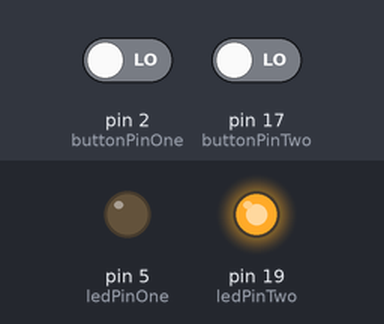
This sketch was run on a simulated Arduino Uno, built with avr-gcc and run on an emulated ATmega328P. Parts: output pins drawn as LEDs (lit = HIGH). Inputs (shaded band) come from the test bench; at power-on: pin 2 (buttonPinOne) LOW, pin 17 (buttonPinTwo) LOW.

Above: at 1.2 s.
1.3 s: pin 2 (buttonPinOne) driven HIGH and pin 17 (buttonPinTwo) driven HIGH
At 2.4 s:
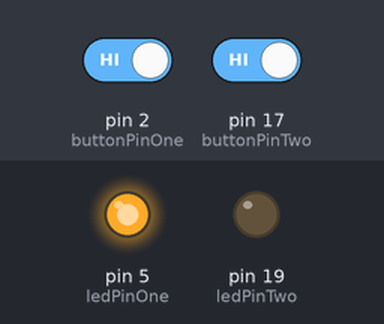
2.8 s: pin 2 (buttonPinOne) driven LOW
At 3.6 s:
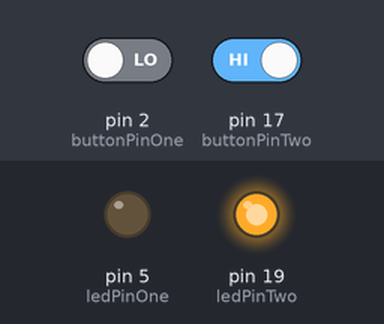
4.3 s: pin 2 (buttonPinOne) driven HIGH
At 4.7 s:
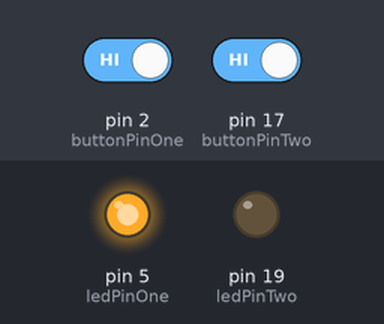
Timing chart, 0 to 7.3 s (numbered marks = the images above; inputs shaded):
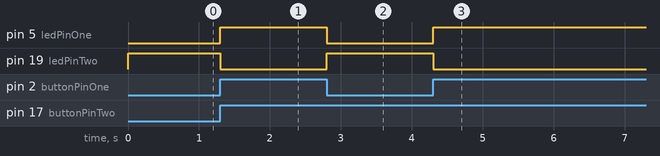

The sketch:

sketch_jan30a.ino
```cpp
const int buttonPinOne = 2;  // the number of the pushbutton pin
const int ledPinOne =  5;    // the number of the LED pin
int buttonStateOne = 0;      // variable for reading the pushbutton

const int buttonPinTwo = 17;  // the number of the pushbutton pin
const int ledPinTwo =  19;    // the number of the LED pin
int buttonStateTwo = 0;

void setup() {
  // initialize the LED pin as an output:
  pinMode(ledPinOne, OUTPUT);
  // initialize the pushbutton pin as an input:
  pinMode(buttonPinOne, INPUT);

  // initialize the LED pin as an output:
  pinMode(ledPinTwo, OUTPUT);
  // initialize the pushbutton pin as an input:
  pinMode(buttonPinTwo, INPUT);
}
void loop() {
  // read the state of the pushbutton value:
  buttonStateOne = digitalRead(buttonPinOne);
  buttonStateTwo = digitalRead(buttonPinTwo);
  if (buttonStateOne == HIGH && buttonStateTwo==HIGH) {
    // turn green LED on:
    digitalWrite(ledPinTwo, LOW);
    digitalWrite(ledPinOne, HIGH);
  } else {
    // turn red LED on:
    digitalWrite(ledPinOne, LOW);
    digitalWrite(ledPinTwo, HIGH);
  }
}
```

Measured:
- after the input at 1.3 s, pin 5 (ledPinOne): LOW → HIGH at once; pin 19 (ledPinTwo): HIGH → LOW at once
- after the input at 2.8 s, pin 5 (ledPinOne): HIGH → LOW at once; pin 19 (ledPinTwo): LOW → HIGH at once
- after the input at 4.3 s, pin 5 (ledPinOne): LOW → HIGH at once; pin 19 (ledPinTwo): HIGH → LOW at once
